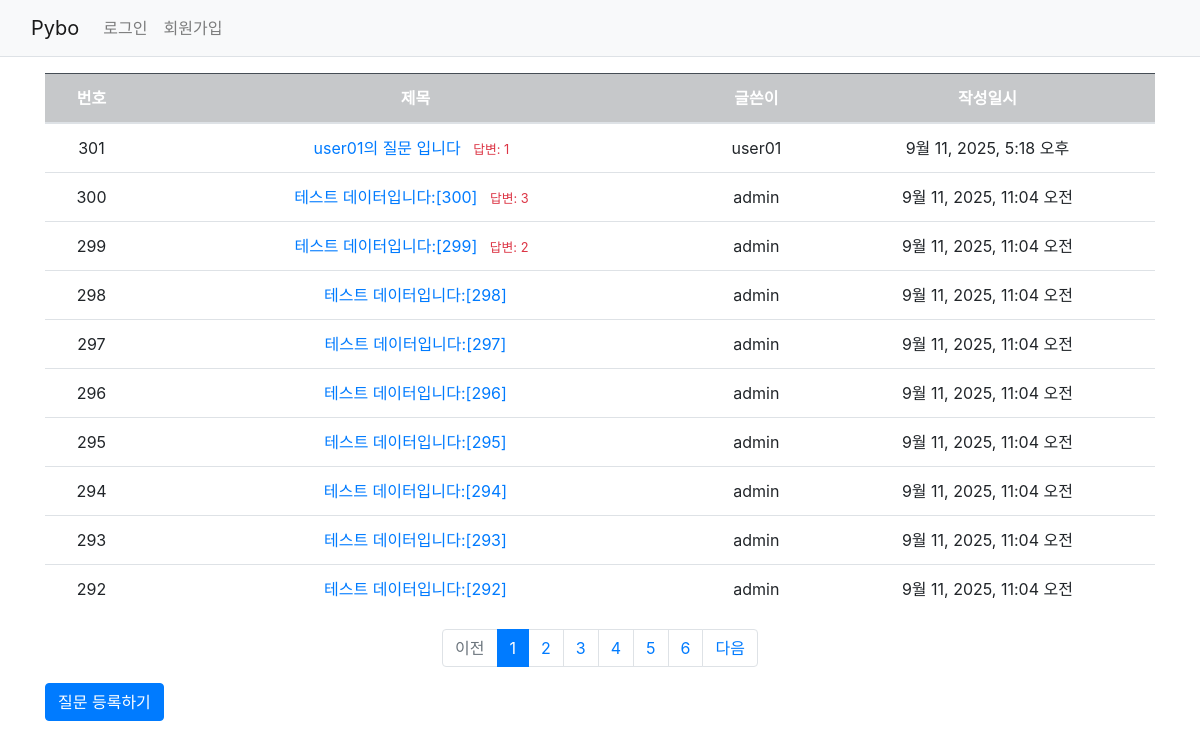
Before: / with the older database file.
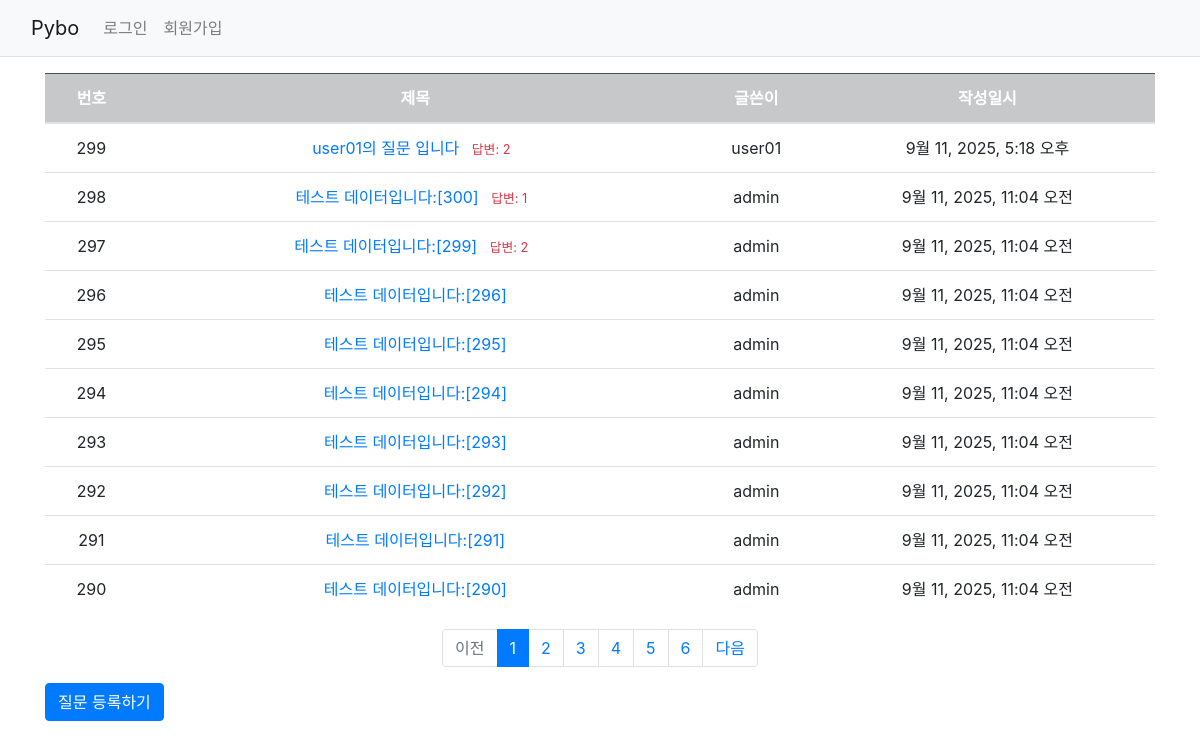
After: the same page with the newer database file.
### pybo/models.py (models this page shows, shortened)
class Question(models.Model):
    author = models.ForeignKey(User, on_delete=models.CASCADE,null=True)
    modify_date = models.DateTimeField(null=True, blank=True)
    subject = models.CharField(max_length=200)
    content = models.TextField()
    create_date = models.DateTimeField()

### pybo/views.py (the view)
# urls.py: path('', views.index, name='index'),  # /  페이지에 해당하는 urlpattern
def index(request):
    page = request.GET.get('page','1')  # 페이지
    question_list = Question.objects.order_by('-create_date')  # 내림차순 정렬
    paginator = Paginator(question_list, 10)
    page_obj = paginator.get_page(page)
    context = {'question_list': page_obj, 'page': page}
    return render(request, 'pybo/question.html', context)

### pybo/templatetags/pybo_filter.py (called while the page is built)
@register.filter
def sub(value, arg):
    return value - arg

### templates/pybo/question.html
{% extends 'base.html' %}
{% load pybo_filter %}
{% block content %}
<div class="container my-3">
    <table class="table">
        <thead>
        <tr class="text-center table-dark">
        <th>번호</th>
        <th style="width:50%">제목</th>
        <th>글쓴이</th>
        <th>작성일시</th>
        </tr>
        </thead>
        <tbody>
        {% if question_list %}
        {% for question in question_list %}
        <tr class="text-center">
            <td>
                {{ question_list.paginator.count|sub:question_list.start_index|sub:forloop.counter0|add:1 }}
            </td>
            <td class="text-start">
                <a href="{% url 'pybo:detail' question.id %}">{{ question.subject }}</a>
                {% if question.answer_set.count > 0 %}
                <span class="text-danger small mx-2">답변: {{ question.answer_set.count }}</span>
                {% endif %}
            </td>
            <td>{{ question.author.username }}</td>
            <td>{{ question.create_date }}</td>
        </tr>
        {% endfor %}
        {% else %}
        <tr>
            <td colspan="4">질문이 없습니다.</td>
        </tr>
        {% endif %}
        </tbody>
    </table>
    <ul class="pagination justify-content-center">
        {% if question_list.has_previous %}
        <li class="page-item">
            <a class="page-link" href="?page={{ question_list.previous_page_number }}">이전</a>
        </li>
        {% else %}
        <li class="page-item disabled">
            <a class="page-link" tabindex="-1" aria-disabled="true" href="#">이전</a>
        </li>
        {% endif %}
        {% for page_number in question_list.paginator.page_range %}
        {% if page_number >= question_list.number|add:-5 and page_number <= question_list.number|add:5 %}
        {% if page_number == question_list.number %}
        <li class="page-item active" aria-current="page">
            <a class="page-link" href="?page={{ page_number }}">{{ page_number }}</a>
        </li>
        {% else %}
        <li class="page-item">
            <a class="page-link" href="?page={{ page_number }}">{{ page_number }}</a>
        </li>
        {% endif %}
        {% endif %}
        {% endfor %}
        {% if question_list.has_next %}
        <li class="page-item">
            <a class="page-link" href="?page={{ question_list.next_page_number }}">다음</a>
        </li>
        {% else %}
        <li class="page-item disabled">
            <a class="page-link" tabindex="-1" aria-disabled="true" href="#">다음</a>
        </li>
        {% endif %}
    </ul>
    <a href="{% url 'pybo:question_create' %}" class="btn btn-primary">질문 등록하기</a>
</div>
{% endblock %}

Changed rows visible on the page:
removed Question: paginator.count|sub "298", subject "테스트 데이터입니다:[298]", author.username "admin", create_date "9월 11, 2025, 11:04 오전"
removed Question: paginator.count|sub "297", subject "테스트 데이터입니다:[297]", author.username "admin", create_date "9월 11, 2025, 11:04 오전"
computed for Question "user01의 질문 입니다": paginator.count|sub "301" → "299"; answer_set.count "1" → "2"
changed Question "테스트 데이터입니다:[300]": paginator.count|sub "300" → "298"; answer_set.count "3" → "1"
changed Question "테스트 데이터입니다:[299]": paginator.count|sub "299" → "297"
now on this page (row unchanged): Question: paginator.count|sub "291", subject "테스트 데이터입니다:[291]", author.username "admin", create_date "9월 11, 2025, 11:04 오전"
now on this page (row unchanged): Question: paginator.count|sub "290", subject "테스트 데이터입니다:[290]", author.username "admin", create_date "9월 11, 2025, 11:04 오전"
